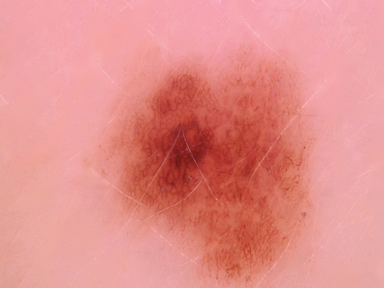
#> input picture important files to be deleted/delete_feature_test_images/img_1965.png, 384 x 288 px
$ python -i feature_B.py   (imports and definitions only)
#> lines starting #> are read from the running program, lines starting #| are printed output that depends on the picture; after the words box and inside, x2 and y2 are one past the last pixel; in counts of white or black regions, pixels touching at a corner belong together
#> further down, picture is the input picture: shape (288, 384, 3); mean B, G, R 139.6, 143.3, 227.6
import pandas as pd
import numpy as np
from scipy.spatial import ConvexHull
import cv2
from skimage import morphology
def convexity_score(mask):

    coords = np.transpose(np.nonzero(mask))

    hull = ConvexHull(coords)

    lesion_area = np.count_nonzero(mask)

    convex_hull_area = hull.volume + hull.area

    convexity = lesion_area / convex_hull_area

    return convexity

def measure_streaks(image):

    gray = cv2.cvtColor(image, cv2.COLOR_BGR2GRAY)
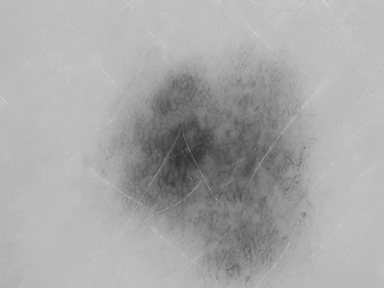
#> gray: shape (288, 384); min 50, max 211, mean 168.1
    thresh = cv2.adaptiveThreshold(gray, 255, cv2.ADAPTIVE_THRESH_GAUSSIAN_C, cv2.THRESH_BINARY, 11, 2)
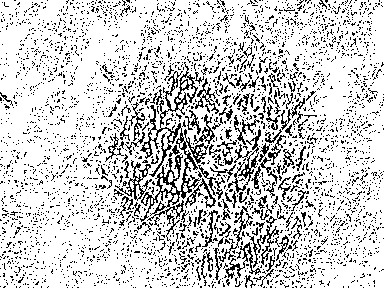
#> thresh: shape (288, 384); 81.5% white; black in thin lines or dots
    contours, _ = cv2.findContours(thresh, cv2.RETR_EXTERNAL, cv2.CHAIN_APPROX_SIMPLE)
#> contours = 2 contours; box (x1, y1, x2, y2) and area: (0, 0, 384, 288) 109539, (246, 280, 252, 288) 20

    lesion_area = cv2.contourArea(contours[0])
#> lesion_area = 20
    border_perimeter = cv2.arcLength(contours[0], True)
#> border_perimeter = 21.31
    if lesion_area == 0:
        irregularity = 0
    else:
        irregularity = (border_perimeter ** 2) / (4 * np.pi * lesion_area)
#> irregularity = 1.81

    return irregularity

def feature_B(image,mask,im_id,df:pd.DataFrame):
    '''Takes mask of image, image and dataframe to write results in\\
    Find the convexity score and measures streaks for the mask and image respectively\\
    Outputs a modified dataframe with 2 new columns 'B - convexity','B - streaks'
    '''
    df.loc[im_id,'B - convexity']=convexity_score(mask)
    df.loc[im_id,'B - streaks']=measure_streaks(image)
    return df


#flipek cd
#get_compactness function
def f_feature_B(image,mask,im_id,df:pd.DataFrame):
    # mask = color.rgb2gray(mask)
    area = np.sum(mask)

    struct_el = morphology.disk(3)
    mask_eroded = morphology.binary_erosion(mask, struct_el)
    perimeter = np.sum(mask - mask_eroded)

    val= perimeter**2 / (4 * np.pi * area)
    df.loc[im_id,'B - convexity']=val

>>> import cv2
>>> picture = cv2.imread('../delete_feature_test_images/img_1965.png')
>>> result = measure_streaks(picture)
#> result = 1.81

$ run again, on important files to be deleted/delete_feature_test_images/img_1966.png
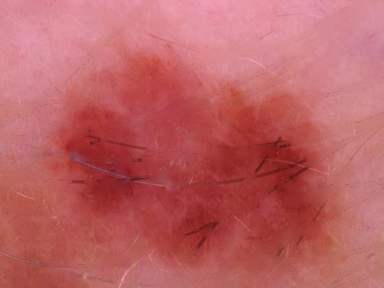
#> input picture important files to be deleted/delete_feature_test_images/img_1966.png, 384 x 288 px
#> picture is the input picture: shape (288, 384, 3); mean B, G, R 100.1, 97.8, 189.1
#> in measure_streaks, `gray = cv2.cvtColor(image, cv2.COLOR_BGR2GRAY)`:
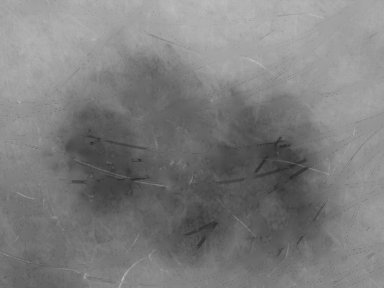
#> gray: shape (288, 384); min 43, max 190, mean 125.3
#> in measure_streaks, `thresh = cv2.adaptiveThreshold(gray, 255, cv2.ADAPTIVE_THRESH_GAUSSIAN..`:
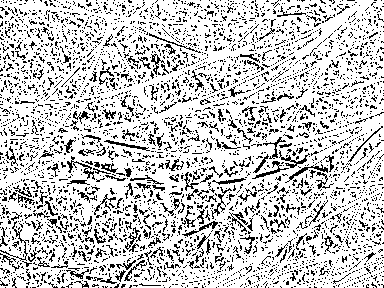
#> thresh: shape (288, 384); 79% white; black in thin lines or dots
#> contours = 2 contours, 1 with area under 20; largest, box (x1, y1, x2, y2) and area: (0, 0, 384, 288) 109309
#> lesion_area = 0
#> border_perimeter = 8
#> result = 0

$ run again, on important files to be deleted/delete_feature_test_images/img_1968.png
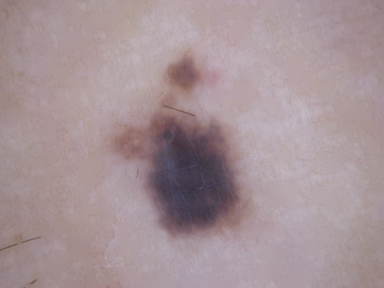
#> input picture important files to be deleted/delete_feature_test_images/img_1968.png, 384 x 288 px
#> picture is the input picture: shape (288, 384, 3); mean B, G, R 151, 146.6, 165.5
#> in measure_streaks, `gray = cv2.cvtColor(image, cv2.COLOR_BGR2GRAY)`:
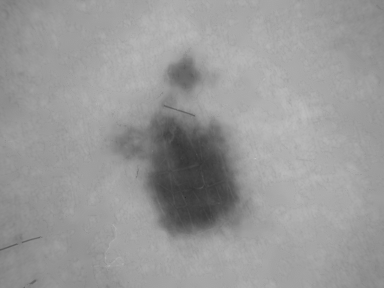
#> gray: shape (288, 384); min 45, max 196, mean 152.8
#> in measure_streaks, `thresh = cv2.adaptiveThreshold(gray, 255, cv2.ADAPTIVE_THRESH_GAUSSIAN..`:
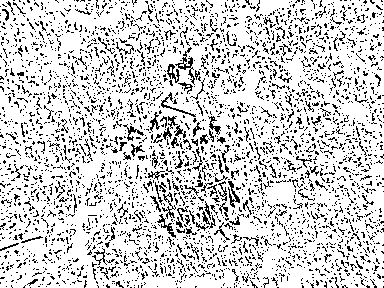
#> thresh: shape (288, 384); 81.9% white; black in thin lines or dots
#> contours = 3 contours, 2 with area under 20; largest, box (x1, y1, x2, y2) and area: (0, 0, 384, 288) 109269
#> lesion_area = 0

$ run again, on important files to be deleted/delete_feature_test_images/img_1969.png
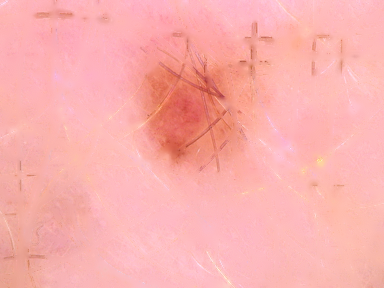
#> input picture important files to be deleted/delete_feature_test_images/img_1969.png, 384 x 288 px
#> picture is the input picture: shape (288, 384, 3); mean B, G, R 173.5, 175.6, 250
#> in measure_streaks, `gray = cv2.cvtColor(image, cv2.COLOR_BGR2GRAY)`:
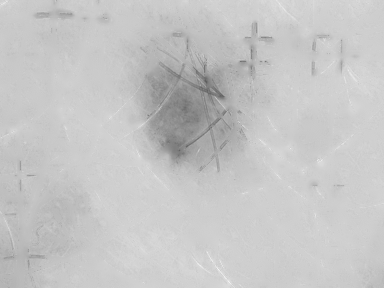
#> gray: shape (288, 384); min 95, max 243, mean 197.6
#> in measure_streaks, `thresh = cv2.adaptiveThreshold(gray, 255, cv2.ADAPTIVE_THRESH_GAUSSIAN..`:
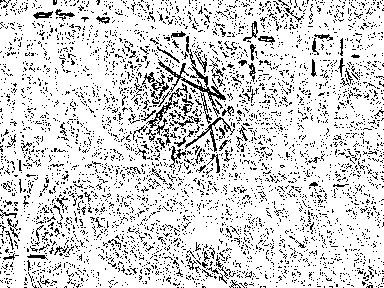
#> thresh: shape (288, 384); 84.3% white; black in thin lines or dots
#> contours = 4 contours, 3 with area under 20; largest, box (x1, y1, x2, y2) and area: (0, 0, 384, 288) 109526
#> lesion_area = 0
#> border_perimeter = 2
#> result = 0
